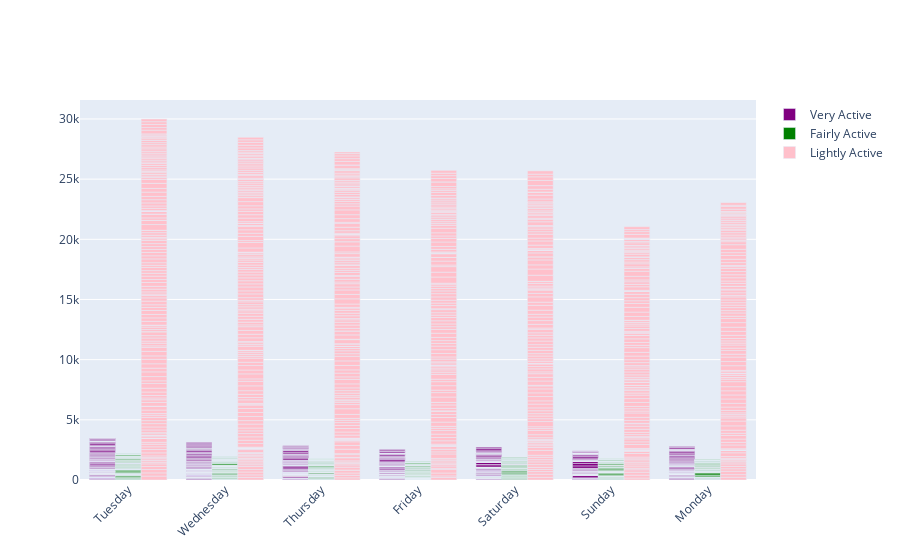

Notebook source saved alongside this figure:
### Markdown cell above
<div style="
    font-weight:bold;
    font-size:18px;">

</div>

### Code cell
fig = go.Figure()
fig.add_trace(go.Bar(
    x=data["Day"],
    y=data["VeryActiveMinutes"],
    name='Very Active',
    marker_color='purple'
))
fig.add_trace(go.Bar(
    x=data["Day"],
    y=data["FairlyActiveMinutes"],
    name='Fairly Active',
    marker_color='green'
))
fig.add_trace(go.Bar(
    x=data["Day"],
    y=data["LightlyActiveMinutes"],
    name='Lightly Active',
    marker_color='pink'
))
fig.update_layout(barmode='group', xaxis_tickangle=-45)
fig.show()

### Figure 1 — Plotly figure (JSON) as saved in the notebook; plotly's stock layout.template omitted (floating-point values rounded to 4 significant figures; data arrays with more than 128 entries replaced by an {"elided": "..."} marker saying what was removed)
{"data": [{"marker": {"color": "purple"}, "name": "Very Active", "type": "bar", "x": {"elided": "940 str values"}, "y": {"elided": "940 int values"}}, {"marker": {"color": "green"}, "name": "Fairly Active", "type": "bar", "x": {"elided": "940 str values"}, "y": {"elided": "940 int values"}}, {"marker": {"color": "pink"}, "name": "Lightly Active", "type": "bar", "x": {"elided": "940 str values"}, "y": {"elided": "940 int values"}}], "layout": {"autosize": true, "barmode": "group", "xaxis": {"autorange": true, "range": [-0.5, 6.5], "tickangle": -45, "type": "category"}, "yaxis": {"autorange": true, "range": [0, 31570.0], "type": "linear"}}}
